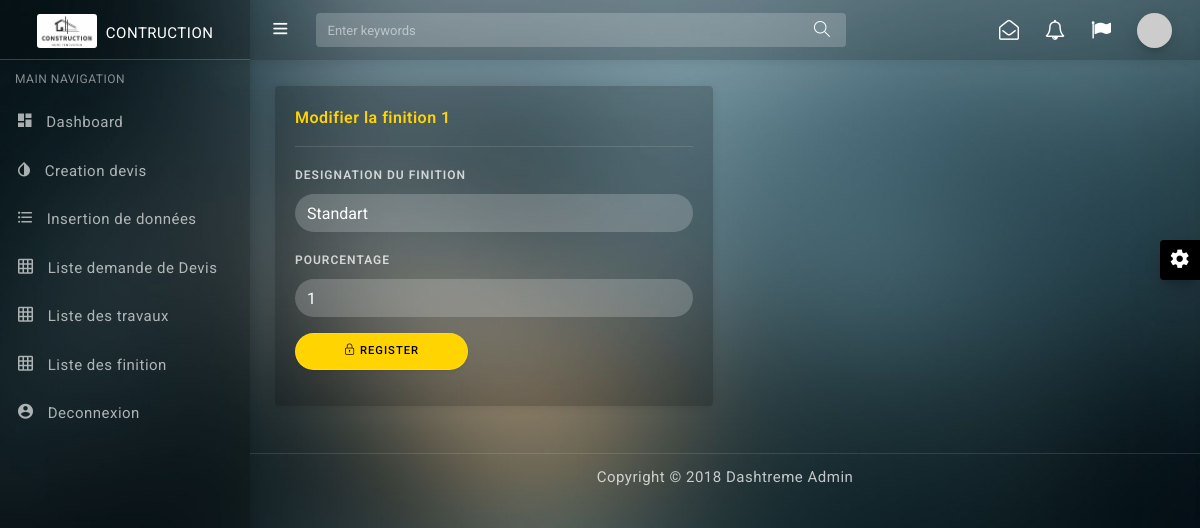
The page /Controller/modification_finition?id=1 on the database its author committed.
### application/controllers/Controller.php (called while the page is built, shortened)
<?php
class Controller extends CI_Controller {
	public function __construct()
	{
		$this->load->helper(array('form', 'url'));
        $this->load->library('form_validation');
        $this->load->library('session');
	}
	public function modification_finition(){
		if(isset($_GET['id'])) {
			$valeur = $_GET['id'];
		}
		$data['finiton']=$this->model->findById('finition','id',$valeur);
		$data['page'] = 'update_finition';
		$this->load->view('header', $data);
	}
}

### index.php (called while the page is built, shortened)
<?php
require_once BASEPATH.'core/CodeIgniter.php';

### application/models/ModelGeneral.php (called while the page is built, shortened)
<?php
    class ModelGeneral extends CI_Model{
		public function findById($table, $colonne, $id){
			$this->db->where($colonne, $id);
			return $this->db->get($table)->row();
		}
    }
?>

### application/views/update_finition.php (the view, shortened to what this page needs)
  <div class="content-wrapper">
    <div class="container-fluid">
    <div class="row mt-3">
    <div class="col-lg-6">
    <div class="card">
        <div class="card-body">
            <div class="card-title" style="color: #ffd400;">Modifier la finition <?php echo $finiton->id; ?></div>
            <hr>
            <form action="<?= base_url("Controller/modifier_finition"); ?>" method="post" enctype="multipart/form-data">
                <div class="form-group">
                    <label for="input-7">Designation du finition</label>
                    <input type="text" value="<?php echo $finiton->designation; ?>" name="finition" class="form-control form-control-rounded" id="input-7">
                </div>
                <div class="form-group">
                    <label for="input-7">Pourcentage</label>
                    <input type="text" value="<?php echo $finiton->pourcentage; ?>" name="pourcentage" class="form-control form-control-rounded" id="input-7">
                </div>
                <div class="form-group">
                    <button type="submit" style=" color:#000000;background-color: #ffd400;" class="btn btn-light btn-round px-5"><i class="icon-lock"></i> Register</button>
                </div>
            </form>
        </div>
    </div>
</div>
    </div>
    </div>
   </div>

### rows shown on the page
finition: id "1", finition "Standart", pourcentage "1"
